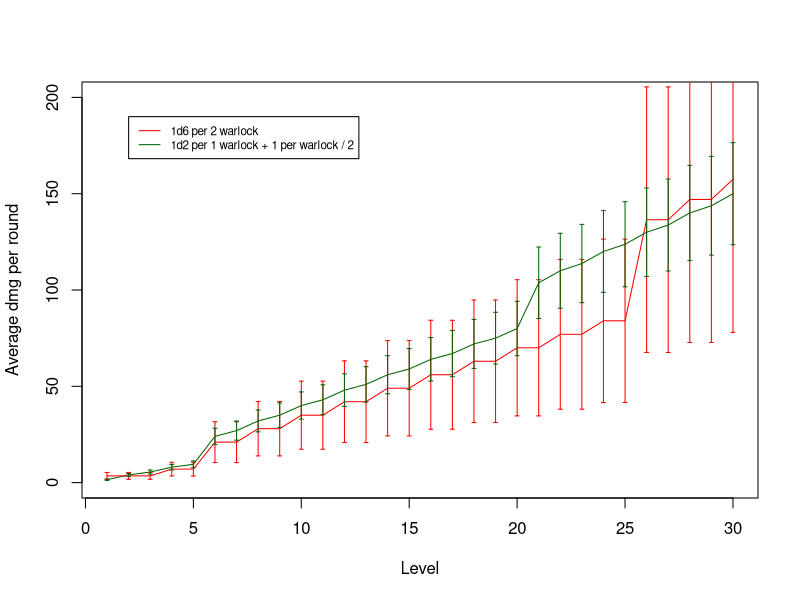
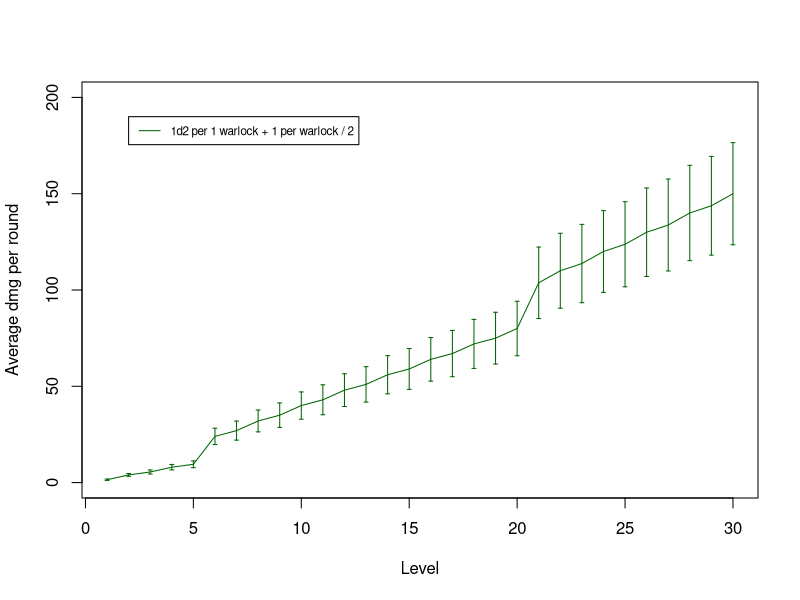
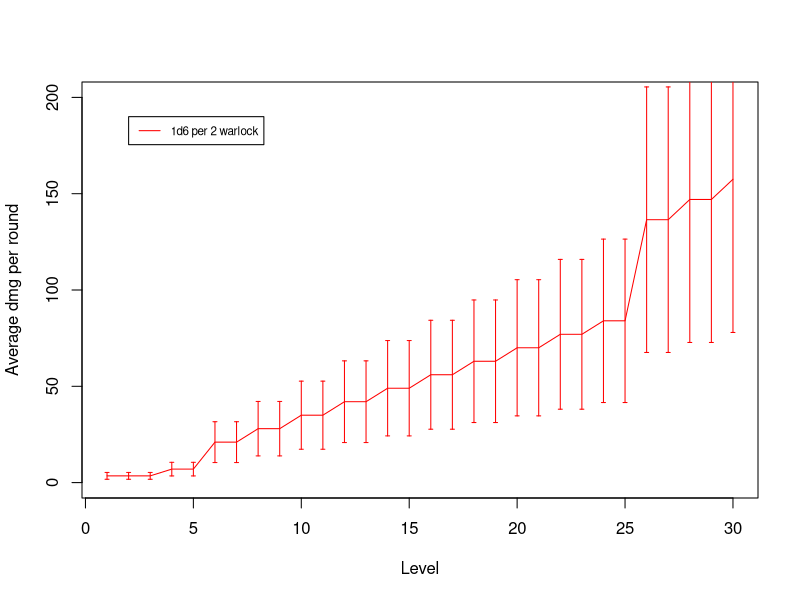
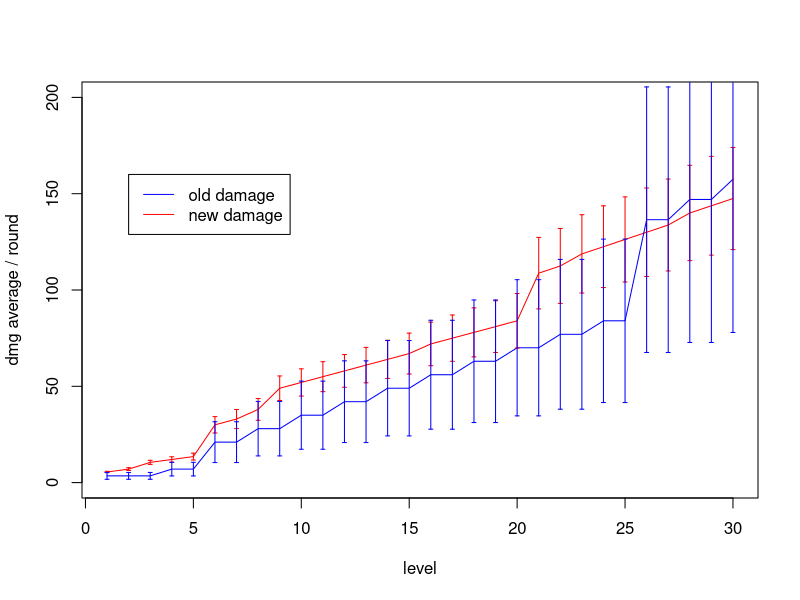
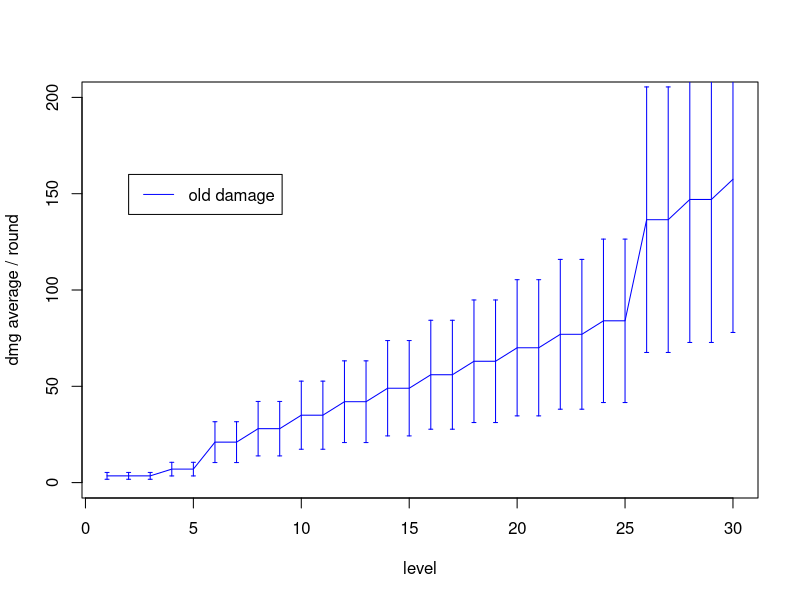
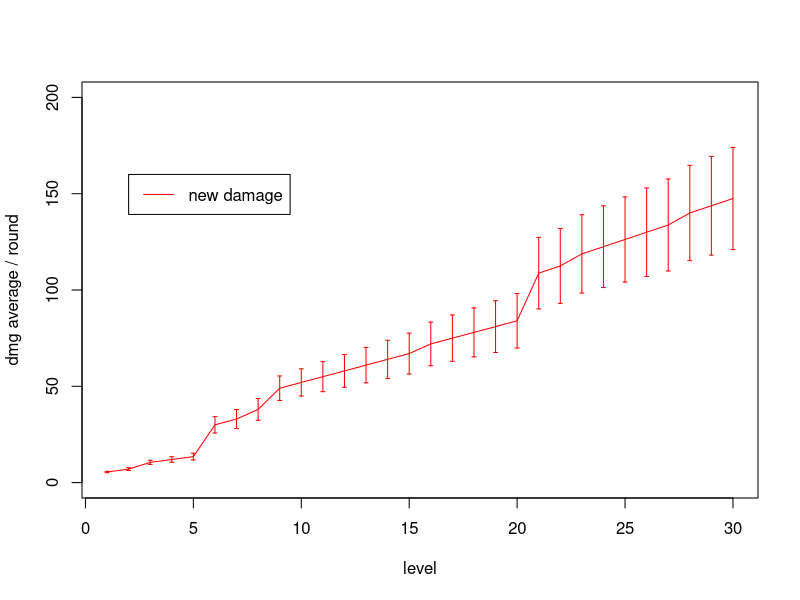
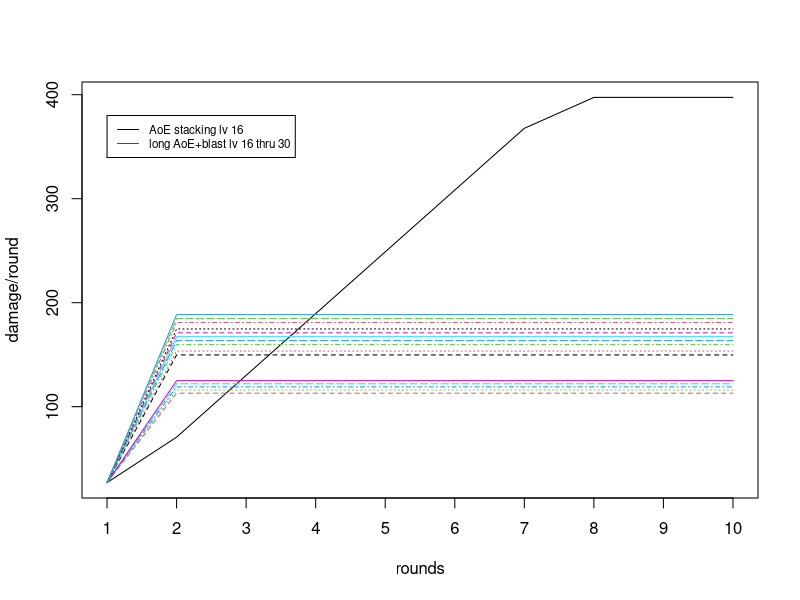
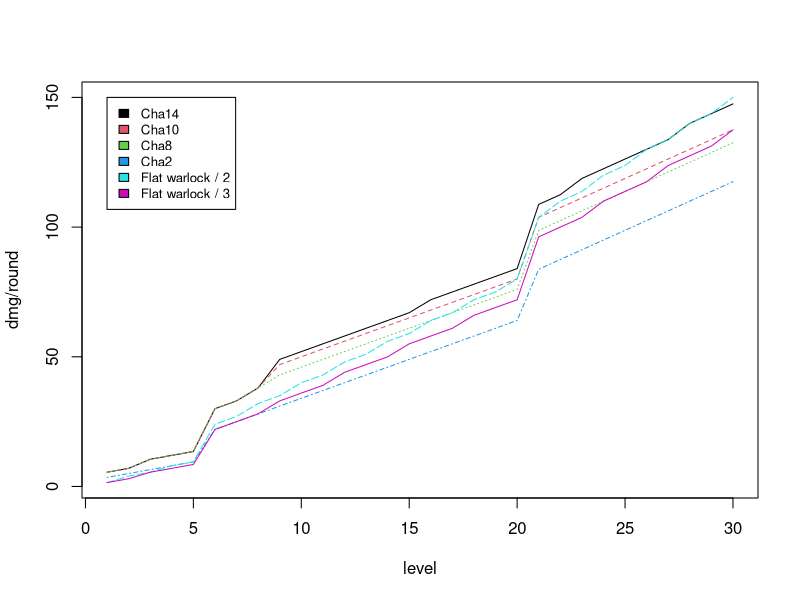

Reproduce these figures in R, in order.
level=c(1:30)

## Old damage
damage_old_min=1*trunc(level/2)
damage_old_min[1] <- 1
damage_old_min[26:30] <- damage_old_min[26:30]*1.5
damage_old_min[6:30] <-  damage_old_min[6:30]*2
damage_old_max=6*trunc(level/2)
damage_old_max[1] <- 6
damage_old_max[26:30] <- damage_old_max[26:30]*1.5
damage_old_max[6:30] <- damage_old_max[6:30]*2
damage_old_both=cbind(damage_old_min,damage_old_max)
damage_old_sd=apply(damage_old_both, 1, sd)
damage_old_average=(damage_old_min+damage_old_max)/2

## New with CHA
cha_mod=c(4,	4,	6,	6,	6,	6,	6,	7,	11,	11,	11,	11,	11,	11,	11,	12,	12,	12,	12,	12,	12,	12,	13,	13,	13,	13,	13,	14,	14,	14)
damage_new_min=1*level+cha_mod
damage_new_min[21:30] <- damage_new_min[21:30]*1.25
damage_new_min[6:30] <-  damage_new_min[6:30]*2
damage_new_max=2*level+cha_mod
damage_new_max[21:30] <- damage_new_max[21:30]*1.25
damage_new_max[6:30] <-  damage_new_max[6:30]*2
damage_new_both=cbind(damage_new_min,damage_new_max)
damage_new_sd=apply(damage_new_both, 1, sd)
damage_new_average=(damage_new_min+damage_new_max)/2

## New with flat 1/2
flat15=trunc(level/2)

damage_flat15_min=1*level+flat15
damage_flat15_min[21:30] <- damage_flat15_min[21:30]*1.25
damage_flat15_min[6:30] <-  damage_flat15_min[6:30]*2
damage_flat15_max=2*level+flat15
damage_flat15_max[21:30] <- damage_flat15_max[21:30]*1.25
damage_flat15_max[6:30] <-  damage_flat15_max[6:30]*2
damage_flat15_average=(damage_flat15_min+damage_flat15_max)/2
damage_flat15_both=cbind(damage_flat15_min,damage_flat15_max)
damage_flat15_sd=apply(damage_flat15_both, 1, sd)

## Matrix old and flat15
warlock_damages_new=data.frame(damage_flat15_average, damage_old_average)
colnames(warlock_damages_new) <- c("1d6 per 2 warlock", "1d2 per 1 warlock + 1 per warlock / 2")
matplot(level, ylim=c(0,200), warlock_damages_new, ylab="Average dmg per round", xlab="Level", type="l", lty="solid", col=c("darkgreen","red"))
legend(2, 190, legend=colnames(warlock_damages_new), lty=1, col=c("red","darkgreen"), cex=0.7)
arrows(level,damage_old_average-damage_old_sd/2,level,damage_old_average+damage_old_sd/2, code=3, length=0.02, angle = 90, col="red")
arrows(level,damage_flat15_average-damage_flat15_sd/2,level,damage_flat15_average+damage_flat15_sd/2, code=3, length=0.02, angle = 90, col="darkgreen")

plot(warlock_damages_new[,1], type="l", ylim=c(0,200), col="darkgreen", ylab="Average dmg per round", xlab="Level")
legend(2,190, lty=1, legend="1d2 per 1 warlock + 1 per warlock / 2", col="darkgreen", cex=0.7)
arrows(level,damage_flat15_average-damage_flat15_sd/2,level,damage_flat15_average+damage_flat15_sd/2, code=3, length=0.02, angle = 90, col="darkgreen")

plot(warlock_damages_new[,2], type="l", ylim=c(0,200), col="red", ylab="Average dmg per round", xlab="Level")
legend(2,190, lty=1, legend="1d6 per 2 warlock", col="red", cex=0.7)
arrows(level,damage_old_average-damage_old_sd/2,level,damage_old_average+damage_old_sd/2, code=3, length=0.02, angle = 90, col="red")


## Plots
plot(level,damage_new_average,type="l",col="red",ylim=c(0,200), ylab="dmg average / round")
lines(damage_old_average, col="blue")
arrows(level,damage_new_average-damage_new_sd/2,level,damage_new_average+damage_new_sd/2, code=3, length=0.02, angle = 90, col="red")
arrows(level,damage_old_average-damage_old_sd/2,level,damage_old_average+damage_old_sd/2, code=3, length=0.02, angle = 90, col="blue")
legend(2, 160, legend=c("old damage", "new damage"), lty=1, col=c("blue", "red")) 

plot(level,damage_old_average,type="l",col="blue",ylim=c(0,200), ylab="dmg average / round")
arrows(level,damage_old_average-damage_old_sd/2,level,damage_old_average+damage_old_sd/2, code=3, length=0.02, angle = 90, col="blue")
legend(2, 160, legend="old damage", lty=1, col="blue")


plot(level,damage_new_average,type="l",col="red",ylim=c(0,200), ylab="dmg average / round")
arrows(level,damage_new_average-damage_new_sd/2,level,damage_new_average+damage_new_sd/2, code=3, length=0.02, angle = 90, col="red")
legend(2, 160, legend="new damage", lty=1, col="red")


## Perilous flames and AoE stacking

AoE1=13.5+13.5
AoE2=AoE1+14+27*1.1
AoE3=AoE2+27*1.1+27*1.1
AoE4=AoE3+27*1.1+27*1.1
AoE5=AoE4+27*1.1+27*1.1
AoE6=AoE5+27*1.1+27*1.1
AoE7=AoE6+27*1.1+27*1.1
AoE8=AoE7+27*1.1
AoE9=AoE8
AoE10=AoE9

AoE=c(AoE1, AoE2, AoE3, AoE4, AoE5, AoE6, AoE7, AoE8, AoE9, AoE10)

## AoE stacking and Eldritch

eldritch_i = function(i){
  eldritch_i=damage_new_average[i]
  dmg <- AoE1 + 14 + eldritch_i
  return(dmg)
  }

eldritch_16thru30=eldritch_i(16:30)


e16=c(AoE1, rep(eldritch_16thru30[1],9))
e17=c(AoE1, rep(eldritch_16thru30[2],9))
e18=c(AoE1, rep(eldritch_16thru30[3],9))
e19=c(AoE1, rep(eldritch_16thru30[4],9))
e20=c(AoE1, rep(eldritch_16thru30[5],9))
e21=c(AoE1, rep(eldritch_16thru30[6],9))
e22=c(AoE1, rep(eldritch_16thru30[7],9))
e23=c(AoE1, rep(eldritch_16thru30[8],9))
e24=c(AoE1, rep(eldritch_16thru30[9],9))
e25=c(AoE1, rep(eldritch_16thru30[10],9))
e26=c(AoE1, rep(eldritch_16thru30[11],9))
e27=c(AoE1, rep(eldritch_16thru30[12],9))
e28=c(AoE1, rep(eldritch_16thru30[13],9))
e29=c(AoE1, rep(eldritch_16thru30[14],9))
e30=c(AoE1, rep(eldritch_16thru30[15],9))

rounds=1:10

?matplot
damage_rounds=data.frame(AoE, e16, e17, e18, e19, e20, e21, e22, e23, e24, e25, e26, e27, e28, e29, e30)
matplot(rounds, damage_rounds, type="l", ylab="damage/round", xaxt="n")
axis(1, rounds)
legend(1, 380, legend=c("AoE stacking lv 16","long AoE+blast lv 16 thru 30"), lty=1, col=c("black","red"), cex=0.7)



## Damage modifiers
cha10=c(4,	4,	6,	6,	6,	6,	6,	7,	10,	10,	10,	10,	10,	10,	10,	10,	10,	10,	10,	10,	10,	10,	10,	10,	10,	10,	10,	10,	10,	10)
cha8=c(4,	4,	6,	6,	6,	6,	6,	7,	8,	8,	8,	8,	8,	8,	8,	8,	8,	8,	8,	8,	8,	8,	8,	8,	8,	8,	8,	8,	8,	8)
cha2=rep(2,30)
flat10=trunc(level/3)
flat15=trunc(level/2)

## cha10
damage_cha10_min=1*level+cha10
damage_cha10_min[21:30] <- damage_cha10_min[21:30]*1.25
damage_cha10_min[6:30] <-  damage_cha10_min[6:30]*2
damage_cha10_max=2*level+cha10
damage_cha10_max[21:30] <- damage_cha10_max[21:30]*1.25
damage_cha10_max[6:30] <-  damage_cha10_max[6:30]*2
damage_cha10_average=(damage_cha10_min+damage_cha10_max)/2

## cha8
damage_cha8_min=1*level+cha8
damage_cha8_min[21:30] <- damage_cha8_min[21:30]*1.25
damage_cha8_min[6:30] <-  damage_cha8_min[6:30]*2
damage_cha8_max=2*level+cha8
damage_cha8_max[21:30] <- damage_cha8_max[21:30]*1.25
damage_cha8_max[6:30] <-  damage_cha8_max[6:30]*2
damage_cha8_average=(damage_cha8_min+damage_cha8_max)/2

## cha2
damage_cha2_min=1*level+cha2
damage_cha2_min[21:30] <- damage_cha2_min[21:30]*1.25
damage_cha2_min[6:30] <-  damage_cha2_min[6:30]*2
damage_cha2_max=2*level+cha2
damage_cha2_max[21:30] <- damage_cha2_max[21:30]*1.25
damage_cha2_max[6:30] <-  damage_cha2_max[6:30]*2
damage_cha2_average=(damage_cha2_min+damage_cha2_max)/2

## flat10
damage_flat10_min=1*level+flat10
damage_flat10_min[21:30] <- damage_flat10_min[21:30]*1.25
damage_flat10_min[6:30] <-  damage_flat10_min[6:30]*2
damage_flat10_max=2*level+flat10
damage_flat10_max[21:30] <- damage_flat10_max[21:30]*1.25
damage_flat10_max[6:30] <-  damage_flat10_max[6:30]*2
damage_flat10_average=(damage_flat10_min+damage_flat10_max)/2

## flat15
damage_flat15_min=1*level+flat15
damage_flat15_min[21:30] <- damage_flat15_min[21:30]*1.25
damage_flat15_min[6:30] <-  damage_flat15_min[6:30]*2
damage_flat15_max=2*level+flat15
damage_flat15_max[21:30] <- damage_flat15_max[21:30]*1.25
damage_flat15_max[6:30] <-  damage_flat15_max[6:30]*2
damage_flat15_average=(damage_flat15_min+damage_flat15_max)/2

## matrix
warlock_damages=data.frame(damage_new_average, damage_cha10_average, damage_cha8_average, damage_cha2_average, damage_flat15_average, damage_flat10_average)
colnames(warlock_damages) <- c("Cha14", "Cha10", "Cha8", "Cha2", "Flat warlock / 2", "Flat warlock / 3")

nn=ncol(warlock_damages)
matplot(level,warlock_damages, type="l", ylab="dmg/round")
legend(1, 150, colnames(warlock_damages),col=seq_len(nn),cex=0.8,fill=seq_len(nn))

## some important levels
barplot(as.matrix(warlock_damages[16,]), ylim=c(0,150), las=2, main="level 16")
barplot(as.matrix(warlock_damages[21,]), ylim=c(0,150), las=2, main="level 21")
barplot(as.matrix(warlock_damages[26,]), ylim=c(0,150), las=2, main="level 26")
barplot(as.matrix(warlock_damages[30,]), ylim=c(0,150), las=2, main="level 30")
